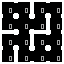

Below is a game level as drawn by its tile map, then a one-line description and the .tmx file that defines it, in full:
An orthogonal 4x4 tile map with 16x16 px tiles, 1 tile layer (Tile Layer 1).

<map version="1.9" tiledversion="1.9.0" orientation="orthogonal" renderorder="right-down" width="4" height="4" tilewidth="16" tileheight="16" infinite="0" nextlayerid="2" nextobjectid="1">
 <tileset firstgid="1" source="../room_layouts.tsx" />
 <layer id="1" name="Tile Layer 1" width="4" height="4">
  <data encoding="csv">
6,7,6,7,
10,16,11,13,
6,15,6,15,
9,10,12,11
</data>
 </layer>
</map>
